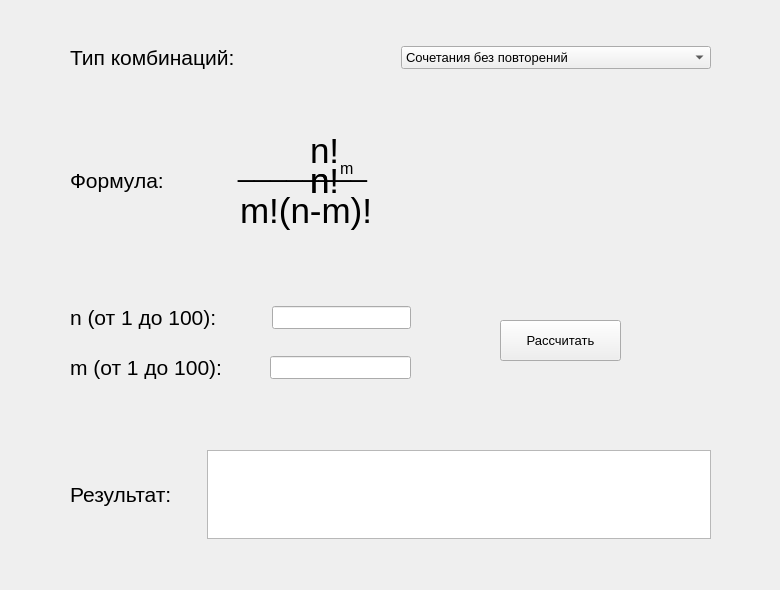
<?xml version="1.0" encoding="UTF-8"?>
<ui version="4.0">
 <class>Form</class>
 <widget class="QWidget" name="Form">
  <property name="geometry">
   <rect>
    <x>0</x>
    <y>0</y>
    <width>780</width>
    <height>590</height>
   </rect>
  </property>
  <property name="minimumSize">
   <size>
    <width>780</width>
    <height>590</height>
   </size>
  </property>
  <property name="maximumSize">
   <size>
    <width>780</width>
    <height>590</height>
   </size>
  </property>
  <property name="windowTitle">
   <string>Form</string>
  </property>
  <widget class="QPushButton" name="pushButton">
   <property name="geometry">
    <rect>
     <x>500</x>
     <y>320</y>
     <width>121</width>
     <height>41</height>
    </rect>
   </property>
   <property name="font">
    <font>
     <pointsize>10</pointsize>
    </font>
   </property>
   <property name="text">
    <string>Рассчитать</string>
   </property>
  </widget>
  <widget class="QWidget" name="layoutWidget">
   <property name="geometry">
    <rect>
     <x>70</x>
     <y>300</y>
     <width>341</width>
     <height>35</height>
    </rect>
   </property>
   <layout class="QHBoxLayout" name="horizontalLayout_3">
    <property name="spacing">
     <number>55</number>
    </property>
    <item>
     <widget class="QLabel" name="label_10">
      <property name="font">
       <font>
        <pointsize>16</pointsize>
       </font>
      </property>
      <property name="autoFillBackground">
       <bool>false</bool>
      </property>
      <property name="text">
       <string>n (от 1 до 100):</string>
      </property>
     </widget>
    </item>
    <item>
     <widget class="QLineEdit" name="lineEdit_2">
      <property name="font">
       <font>
        <pointsize>10</pointsize>
       </font>
      </property>
      <property name="inputMethodHints">
       <set>Qt::ImhDigitsOnly</set>
      </property>
     </widget>
    </item>
   </layout>
  </widget>
  <widget class="QWidget" name="layoutWidget">
   <property name="geometry">
    <rect>
     <x>70</x>
     <y>350</y>
     <width>341</width>
     <height>35</height>
    </rect>
   </property>
   <layout class="QHBoxLayout" name="horizontalLayout">
    <property name="spacing">
     <number>47</number>
    </property>
    <item>
     <widget class="QLabel" name="label_11">
      <property name="font">
       <font>
        <pointsize>16</pointsize>
       </font>
      </property>
      <property name="text">
       <string>m (от 1 до 100):</string>
      </property>
     </widget>
    </item>
    <item>
     <widget class="QLineEdit" name="lineEdit_3">
      <property name="font">
       <font>
        <pointsize>10</pointsize>
       </font>
      </property>
      <property name="inputMethodHints">
       <set>Qt::ImhDigitsOnly</set>
      </property>
     </widget>
    </item>
   </layout>
  </widget>
  <widget class="QWidget" name="layoutWidget">
   <property name="geometry">
    <rect>
     <x>70</x>
     <y>40</y>
     <width>641</width>
     <height>35</height>
    </rect>
   </property>
   <layout class="QHBoxLayout" name="horizontalLayout_2">
    <property name="spacing">
     <number>20</number>
    </property>
    <item>
     <widget class="QLabel" name="label_9">
      <property name="font">
       <font>
        <pointsize>16</pointsize>
       </font>
      </property>
      <property name="text">
       <string>Тип комбинаций:</string>
      </property>
     </widget>
    </item>
    <item>
     <widget class="QComboBox" name="comboBox">
      <property name="font">
       <font>
        <pointsize>10</pointsize>
       </font>
      </property>
      <item>
       <property name="text">
        <string>Сочетания без повторений</string>
       </property>
      </item>
      <item>
       <property name="text">
        <string>Размещения с повторениями</string>
       </property>
      </item>
      <item>
       <property name="text">
        <string>Перестановки без повторений</string>
       </property>
      </item>
     </widget>
    </item>
   </layout>
  </widget>
  <widget class="QWidget" name="layoutWidget">
   <property name="geometry">
    <rect>
     <x>70</x>
     <y>450</y>
     <width>641</width>
     <height>89</height>
    </rect>
   </property>
   <layout class="QHBoxLayout" name="horizontalLayout_4">
    <property name="spacing">
     <number>35</number>
    </property>
    <item>
     <widget class="QLabel" name="label_6">
      <property name="font">
       <font>
        <pointsize>16</pointsize>
       </font>
      </property>
      <property name="text">
       <string>Результат:</string>
      </property>
     </widget>
    </item>
    <item>
     <widget class="QTextEdit" name="lineEdit">
      <property name="font">
       <font>
        <pointsize>10</pointsize>
       </font>
      </property>
      <property name="readOnly">
       <bool>true</bool>
      </property>
     </widget>
    </item>
   </layout>
  </widget>
  <widget class="QWidget" name="layoutWidget">
   <property name="geometry">
    <rect>
     <x>70</x>
     <y>90</y>
     <width>551</width>
     <height>181</height>
    </rect>
   </property>
   <layout class="QHBoxLayout" name="horizontalLayout_5">
    <property name="spacing">
     <number>0</number>
    </property>
    <item>
     <widget class="QLabel" name="label_3">
      <property name="sizePolicy">
       <sizepolicy hsizetype="Preferred" vsizetype="Preferred">
        <horstretch>0</horstretch>
        <verstretch>0</verstretch>
       </sizepolicy>
      </property>
      <property name="minimumSize">
       <size>
        <width>150</width>
        <height>0</height>
       </size>
      </property>
      <property name="maximumSize">
       <size>
        <width>150</width>
        <height>16777215</height>
       </size>
      </property>
      <property name="font">
       <font>
        <pointsize>16</pointsize>
       </font>
      </property>
      <property name="text">
       <string>Формула:</string>
      </property>
     </widget>
    </item>
    <item>
     <widget class="QWidget" name="widget_3" native="true">
      <property name="minimumSize">
       <size>
        <width>350</width>
        <height>0</height>
       </size>
      </property>
      <widget class="QWidget" name="widget_4" native="true">
       <property name="geometry">
        <rect>
         <x>0</x>
         <y>30</y>
         <width>241</width>
         <height>131</height>
        </rect>
       </property>
       <widget class="QLabel" name="label_8">
        <property name="geometry">
         <rect>
          <x>20</x>
          <y>70</y>
          <width>181</width>
          <height>41</height>
         </rect>
        </property>
        <property name="font">
         <font>
          <pointsize>26</pointsize>
         </font>
        </property>
        <property name="text">
         <string>m!(n-m)!</string>
        </property>
       </widget>
       <widget class="QLabel" name="label_7">
        <property name="geometry">
         <rect>
          <x>90</x>
          <y>10</y>
          <width>41</width>
          <height>41</height>
         </rect>
        </property>
        <property name="font">
         <font>
          <pointsize>26</pointsize>
         </font>
        </property>
        <property name="text">
         <string>n!</string>
        </property>
       </widget>
       <widget class="QLabel" name="label">
        <property name="geometry">
         <rect>
          <x>10</x>
          <y>20</y>
          <width>211</width>
          <height>51</height>
         </rect>
        </property>
        <property name="font">
         <font>
          <pointsize>22</pointsize>
         </font>
        </property>
        <property name="text">
         <string> ________</string>
        </property>
       </widget>
      </widget>
      <widget class="QWidget" name="widget_2" native="true">
       <property name="geometry">
        <rect>
         <x>70</x>
         <y>60</y>
         <width>91</width>
         <height>61</height>
        </rect>
       </property>
       <widget class="QLabel" name="label_5">
        <property name="geometry">
         <rect>
          <x>50</x>
          <y>10</y>
          <width>41</width>
          <height>16</height>
         </rect>
        </property>
        <property name="font">
         <font>
          <pointsize>12</pointsize>
         </font>
        </property>
        <property name="text">
         <string>m</string>
        </property>
       </widget>
       <widget class="QLabel" name="label_4">
        <property name="geometry">
         <rect>
          <x>20</x>
          <y>10</y>
          <width>31</width>
          <height>41</height>
         </rect>
        </property>
        <property name="font">
         <font>
          <pointsize>26</pointsize>
         </font>
        </property>
        <property name="text">
         <string>n</string>
        </property>
       </widget>
      </widget>
      <widget class="QLabel" name="formula_n">
       <property name="geometry">
        <rect>
         <x>90</x>
         <y>70</y>
         <width>41</width>
         <height>41</height>
        </rect>
       </property>
       <property name="font">
        <font>
         <pointsize>26</pointsize>
        </font>
       </property>
       <property name="text">
        <string>n!</string>
       </property>
      </widget>
      <zorder>widget_4</zorder>
      <zorder>formula_n</zorder>
      <zorder>widget_2</zorder>
     </widget>
    </item>
   </layout>
  </widget>
 </widget>
 <tabstops>
  <tabstop>comboBox</tabstop>
  <tabstop>lineEdit_2</tabstop>
  <tabstop>lineEdit_3</tabstop>
  <tabstop>pushButton</tabstop>
  <tabstop>lineEdit</tabstop>
 </tabstops>
 <resources/>
 <connections/>
</ui>
